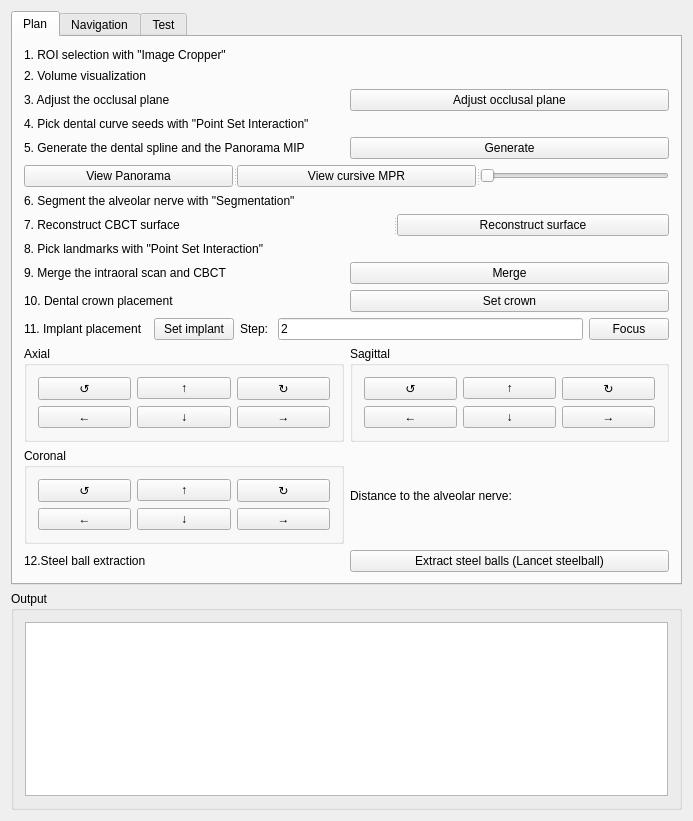
<?xml version="1.0" encoding="UTF-8"?>
<ui version="4.0">
 <class>DentalAccuracyControls</class>
 <widget class="QWidget" name="DentalAccuracyControls">
  <property name="geometry">
   <rect>
    <x>0</x>
    <y>0</y>
    <width>693</width>
    <height>821</height>
   </rect>
  </property>
  <property name="minimumSize">
   <size>
    <width>0</width>
    <height>0</height>
   </size>
  </property>
  <property name="windowTitle">
   <string>QmitkTemplate</string>
  </property>
  <layout class="QGridLayout" name="gridLayout_9">
   <item row="0" column="0">
    <widget class="QTabWidget" name="tabWidget">
     <property name="currentIndex">
      <number>0</number>
     </property>
     <widget class="QWidget" name="tab_2">
      <attribute name="title">
       <string>Plan</string>
      </attribute>
      <layout class="QGridLayout" name="gridLayout_8">
       <item row="0" column="0">
        <widget class="QLabel" name="label">
         <property name="text">
          <string>1. ROI selection with &quot;Image Cropper&quot;</string>
         </property>
        </widget>
       </item>
       <item row="1" column="0">
        <widget class="QLabel" name="label_12">
         <property name="text">
          <string>2. Volume visualization</string>
         </property>
        </widget>
       </item>
       <item row="2" column="0">
        <layout class="QHBoxLayout" name="horizontalLayout">
         <item>
          <widget class="QLabel" name="label_2">
           <property name="text">
            <string>3. Adjust the occlusal plane </string>
           </property>
          </widget>
         </item>
         <item>
          <widget class="QPushButton" name="pushButton_planeAdjust">
           <property name="text">
            <string>Adjust occlusal plane</string>
           </property>
          </widget>
         </item>
        </layout>
       </item>
       <item row="3" column="0">
        <widget class="QLabel" name="label_3">
         <property name="text">
          <string>4. Pick dental curve seeds with &quot;Point Set Interaction&quot;</string>
         </property>
        </widget>
       </item>
       <item row="4" column="0">
        <layout class="QHBoxLayout" name="horizontalLayout_2">
         <item>
          <widget class="QLabel" name="label_5">
           <property name="text">
            <string>5. Generate the dental spline and the Panorama MIP</string>
           </property>
          </widget>
         </item>
         <item>
          <widget class="QPushButton" name="pushButton_splineAndPanorama">
           <property name="text">
            <string>Generate</string>
           </property>
          </widget>
         </item>
        </layout>
       </item>
       <item row="5" column="0">
        <widget class="QSplitter" name="splitter_2">
         <property name="orientation">
          <enum>Qt::Horizontal</enum>
         </property>
         <widget class="QPushButton" name="pushButton_viewPano">
          <property name="text">
           <string>View Panorama</string>
          </property>
         </widget>
         <widget class="QPushButton" name="pushButton_viewCursiveMPR">
          <property name="text">
           <string>View cursive MPR</string>
          </property>
         </widget>
         <widget class="QSlider" name="horizontalSlider">
          <property name="enabled">
           <bool>false</bool>
          </property>
          <property name="orientation">
           <enum>Qt::Horizontal</enum>
          </property>
         </widget>
        </widget>
       </item>
       <item row="6" column="0">
        <widget class="QLabel" name="label_4">
         <property name="text">
          <string>6. Segment the alveolar nerve with &quot;Segmentation&quot;</string>
         </property>
        </widget>
       </item>
       <item row="7" column="0">
        <widget class="QSplitter" name="splitter">
         <property name="orientation">
          <enum>Qt::Horizontal</enum>
         </property>
         <widget class="QLabel" name="label_10">
          <property name="text">
           <string>7. Reconstruct CBCT surface</string>
          </property>
         </widget>
         <widget class="QPushButton" name="pushButton_CBCTreconstruct">
          <property name="text">
           <string>Reconstruct surface</string>
          </property>
         </widget>
        </widget>
       </item>
       <item row="8" column="0">
        <widget class="QLabel" name="label_6">
         <property name="text">
          <string>8. Pick landmarks with &quot;Point Set Interaction&quot; </string>
         </property>
        </widget>
       </item>
       <item row="9" column="0">
        <layout class="QHBoxLayout" name="horizontalLayout_3">
         <item>
          <widget class="QLabel" name="label_7">
           <property name="text">
            <string>9. Merge the intraoral scan and CBCT </string>
           </property>
          </widget>
         </item>
         <item>
          <widget class="QPushButton" name="pushButton_iosCBCT">
           <property name="text">
            <string>Merge</string>
           </property>
          </widget>
         </item>
        </layout>
       </item>
       <item row="10" column="0">
        <layout class="QHBoxLayout" name="horizontalLayout_4">
         <item>
          <widget class="QLabel" name="label_8">
           <property name="text">
            <string>10. Dental crown placement  </string>
           </property>
          </widget>
         </item>
         <item>
          <widget class="QPushButton" name="pushButton_setCrown">
           <property name="text">
            <string>Set crown</string>
           </property>
          </widget>
         </item>
        </layout>
       </item>
       <item row="11" column="0">
        <layout class="QHBoxLayout" name="horizontalLayout_5">
         <item>
          <widget class="QLabel" name="label_9">
           <property name="text">
            <string>11. Implant placement  </string>
           </property>
          </widget>
         </item>
         <item>
          <widget class="QPushButton" name="pushButton_setImplant">
           <property name="text">
            <string>Set implant</string>
           </property>
          </widget>
         </item>
         <item>
          <widget class="QLabel" name="label_17">
           <property name="text">
            <string>Step: </string>
           </property>
          </widget>
         </item>
         <item>
          <widget class="QLineEdit" name="lineEdit_stepSize">
           <property name="text">
            <string>2</string>
           </property>
          </widget>
         </item>
         <item>
          <widget class="QPushButton" name="pushButton_implantFocus">
           <property name="text">
            <string>Focus</string>
           </property>
          </widget>
         </item>
        </layout>
       </item>
       <item row="12" column="0">
        <layout class="QGridLayout" name="gridLayout_7">
         <item row="1" column="0">
          <widget class="QGroupBox" name="groupBox_4">
           <property name="title">
            <string>Coronal</string>
           </property>
           <layout class="QGridLayout" name="gridLayout_5">
            <item row="0" column="0">
             <widget class="QPushButton" name="pushButton_counter_cor">
              <property name="text">
               <string>↺</string>
              </property>
             </widget>
            </item>
            <item row="0" column="1">
             <widget class="QPushButton" name="pushButton_U_cor">
              <property name="text">
               <string>↑</string>
              </property>
             </widget>
            </item>
            <item row="0" column="2">
             <widget class="QPushButton" name="pushButton_clock_cor">
              <property name="text">
               <string>↻</string>
              </property>
             </widget>
            </item>
            <item row="1" column="0">
             <widget class="QPushButton" name="pushButton_L_cor">
              <property name="text">
               <string>←</string>
              </property>
             </widget>
            </item>
            <item row="1" column="1">
             <widget class="QPushButton" name="pushButton_D_cor">
              <property name="text">
               <string>↓</string>
              </property>
             </widget>
            </item>
            <item row="1" column="2">
             <widget class="QPushButton" name="pushButton_R_cor">
              <property name="text">
               <string>→</string>
              </property>
             </widget>
            </item>
           </layout>
          </widget>
         </item>
         <item row="1" column="1">
          <widget class="QLabel" name="label_nerveDistance">
           <property name="text">
            <string>Distance to the alveolar nerve: </string>
           </property>
          </widget>
         </item>
         <item row="0" column="0">
          <widget class="QGroupBox" name="groupBox_2">
           <property name="title">
            <string>Axial</string>
           </property>
           <layout class="QGridLayout" name="gridLayout_3">
            <item row="0" column="0">
             <widget class="QPushButton" name="pushButton_counter_ax">
              <property name="text">
               <string>↺</string>
              </property>
             </widget>
            </item>
            <item row="0" column="1">
             <widget class="QPushButton" name="pushButton_U_ax">
              <property name="text">
               <string>↑</string>
              </property>
             </widget>
            </item>
            <item row="0" column="2">
             <widget class="QPushButton" name="pushButton_clock_ax">
              <property name="text">
               <string>↻</string>
              </property>
             </widget>
            </item>
            <item row="1" column="0">
             <widget class="QPushButton" name="pushButton_L_ax">
              <property name="text">
               <string>←</string>
              </property>
             </widget>
            </item>
            <item row="1" column="1">
             <widget class="QPushButton" name="pushButton_D_ax">
              <property name="text">
               <string>↓</string>
              </property>
             </widget>
            </item>
            <item row="1" column="2">
             <widget class="QPushButton" name="pushButton_R_ax">
              <property name="text">
               <string>→</string>
              </property>
             </widget>
            </item>
           </layout>
          </widget>
         </item>
         <item row="0" column="1">
          <widget class="QGroupBox" name="groupBox_3">
           <property name="title">
            <string>Sagittal</string>
           </property>
           <layout class="QGridLayout" name="gridLayout_4">
            <item row="0" column="0">
             <widget class="QPushButton" name="pushButton_counter_sag">
              <property name="text">
               <string>↺</string>
              </property>
             </widget>
            </item>
            <item row="0" column="1">
             <widget class="QPushButton" name="pushButton_U_sag">
              <property name="text">
               <string>↑</string>
              </property>
             </widget>
            </item>
            <item row="0" column="2">
             <widget class="QPushButton" name="pushButton_clock_sag">
              <property name="text">
               <string>↻</string>
              </property>
             </widget>
            </item>
            <item row="1" column="0">
             <widget class="QPushButton" name="pushButton_L_sag">
              <property name="text">
               <string>←</string>
              </property>
             </widget>
            </item>
            <item row="1" column="1">
             <widget class="QPushButton" name="pushButton_D_sag">
              <property name="text">
               <string>↓</string>
              </property>
             </widget>
            </item>
            <item row="1" column="2">
             <widget class="QPushButton" name="pushButton_R_sag">
              <property name="text">
               <string>→</string>
              </property>
             </widget>
            </item>
           </layout>
          </widget>
         </item>
        </layout>
       </item>
       <item row="13" column="0">
        <layout class="QHBoxLayout" name="horizontalLayout_6">
         <item>
          <widget class="QLabel" name="label_14">
           <property name="text">
            <string>12.Steel ball extraction</string>
           </property>
          </widget>
         </item>
         <item>
          <widget class="QPushButton" name="pushButton_steelballExtract">
           <property name="text">
            <string>Extract steel balls (Lancet steelball)</string>
           </property>
          </widget>
         </item>
        </layout>
       </item>
      </layout>
     </widget>
     <widget class="QWidget" name="tab">
      <attribute name="title">
       <string>Navigation</string>
      </attribute>
      <widget class="QPushButton" name="pushButton_imageRegis">
       <property name="enabled">
        <bool>false</bool>
       </property>
       <property name="geometry">
        <rect>
         <x>9</x>
         <y>280</y>
         <width>241</width>
         <height>23</height>
        </rect>
       </property>
       <property name="text">
        <string>Image Registration (Lancet way regis)</string>
       </property>
      </widget>
      <widget class="QPushButton" name="pushButton_startNavi">
       <property name="geometry">
        <rect>
         <x>9</x>
         <y>497</y>
         <width>104</width>
         <height>23</height>
        </rect>
       </property>
       <property name="text">
        <string>Start navigation</string>
       </property>
      </widget>
      <widget class="QPushButton" name="pushButton_calibrateDrill">
       <property name="geometry">
        <rect>
         <x>9</x>
         <y>309</y>
         <width>140</width>
         <height>23</height>
        </rect>
       </property>
       <property name="text">
        <string>Calibrate Dental Drill</string>
       </property>
      </widget>
      <widget class="QWidget" name="layoutWidget">
       <property name="geometry">
        <rect>
         <x>9</x>
         <y>9</y>
         <width>199</width>
         <height>278</height>
        </rect>
       </property>
       <layout class="QGridLayout" name="gridLayout_2">
        <item row="1" column="0">
         <widget class="QGroupBox" name="groupBox_6">
          <property name="title">
           <string>NDI tool status</string>
          </property>
          <layout class="QGridLayout" name="gridLayout_6">
           <item row="0" column="0">
            <widget class="QmitkToolTrackingStatusWidget" name="m_StatusWidgetVegaToolToShow" native="true">
             <property name="minimumSize">
              <size>
               <width>0</width>
               <height>200</height>
              </size>
             </property>
             <property name="maximumSize">
              <size>
               <width>16777215</width>
               <height>50</height>
              </size>
             </property>
            </widget>
           </item>
          </layout>
         </widget>
        </item>
        <item row="0" column="0">
         <layout class="QHBoxLayout" name="horizontalLayout_7">
          <item>
           <widget class="QLabel" name="label_11">
            <property name="text">
             <string>NDI camera:</string>
            </property>
           </widget>
          </item>
          <item>
           <widget class="QPushButton" name="pushButton_connectVega">
            <property name="text">
             <string>Connect</string>
            </property>
           </widget>
          </item>
          <item>
           <spacer name="horizontalSpacer">
            <property name="orientation">
             <enum>Qt::Horizontal</enum>
            </property>
            <property name="sizeHint" stdset="0">
             <size>
              <width>40</width>
              <height>20</height>
             </size>
            </property>
           </spacer>
          </item>
         </layout>
        </item>
       </layout>
      </widget>
      <widget class="QWidget" name="layoutWidget">
       <property name="geometry">
        <rect>
         <x>9</x>
         <y>338</y>
         <width>319</width>
         <height>30</height>
        </rect>
       </property>
       <layout class="QHBoxLayout" name="horizontalLayout_10">
        <item>
         <widget class="QPushButton" name="pushButton_collectDitch">
          <property name="text">
           <string>Collect ditch point</string>
          </property>
         </widget>
        </item>
        <item>
         <widget class="QPushButton" name="pushButton_resetImageRegis">
          <property name="text">
           <string>Reset</string>
          </property>
         </widget>
        </item>
        <item>
         <layout class="QHBoxLayout" name="horizontalLayout_9">
          <item>
           <widget class="QLabel" name="label_15">
            <property name="layoutDirection">
             <enum>Qt::LeftToRight</enum>
            </property>
            <property name="text">
             <string>0</string>
            </property>
            <property name="alignment">
             <set>Qt::AlignRight|Qt::AlignTrailing|Qt::AlignVCenter</set>
            </property>
           </widget>
          </item>
          <item>
           <widget class="QLabel" name="label_16">
            <property name="text">
             <string>/ 10</string>
            </property>
           </widget>
          </item>
         </layout>
        </item>
       </layout>
      </widget>
      <widget class="QSplitter" name="splitter_3">
       <property name="geometry">
        <rect>
         <x>20</x>
         <y>370</y>
         <width>501</width>
         <height>31</height>
        </rect>
       </property>
       <property name="orientation">
        <enum>Qt::Horizontal</enum>
       </property>
       <widget class="QPushButton" name="pushButton_imageRegisNew">
        <property name="text">
         <string>Register Image (Runyes)</string>
        </property>
       </widget>
       <widget class="QLabel" name="label_18">
        <property name="text">
         <string>Max error: </string>
        </property>
       </widget>
       <widget class="QLineEdit" name="lineEdit_maxError">
        <property name="text">
         <string>NaN</string>
        </property>
       </widget>
       <widget class="QLabel" name="label_19">
        <property name="text">
         <string>Avg error: </string>
        </property>
       </widget>
       <widget class="QLineEdit" name="lineEdit_avgError">
        <property name="text">
         <string>NaN</string>
        </property>
       </widget>
      </widget>
     </widget>
     <widget class="QWidget" name="tab_3">
      <attribute name="title">
       <string>Test</string>
      </attribute>
      <widget class="QPushButton" name="pushButton_genSplineAndAppend">
       <property name="enabled">
        <bool>true</bool>
       </property>
       <property name="geometry">
        <rect>
         <x>70</x>
         <y>20</y>
         <width>221</width>
         <height>23</height>
        </rect>
       </property>
       <property name="text">
        <string>Append splines to form surface</string>
       </property>
      </widget>
      <widget class="QWidget" name="layoutWidget">
       <property name="geometry">
        <rect>
         <x>70</x>
         <y>70</y>
         <width>287</width>
         <height>30</height>
        </rect>
       </property>
       <layout class="QHBoxLayout" name="horizontalLayout_8">
        <item>
         <widget class="QLabel" name="label_13">
          <property name="text">
           <string>Pset name:</string>
          </property>
         </widget>
        </item>
        <item>
         <widget class="QLineEdit" name="lineEdit"/>
        </item>
        <item>
         <widget class="QPushButton" name="pushButton_GenSeeds">
          <property name="text">
           <string>Generate Pset</string>
          </property>
         </widget>
        </item>
       </layout>
      </widget>
      <widget class="QWidget" name="layoutWidget">
       <property name="geometry">
        <rect>
         <x>90</x>
         <y>170</y>
         <width>301</width>
         <height>47</height>
        </rect>
       </property>
       <layout class="QGridLayout" name="gridLayout_10">
        <item row="0" column="0">
         <widget class="QRadioButton" name="radioButton_fixExit">
          <property name="text">
           <string>Fix exit</string>
          </property>
          <property name="checked">
           <bool>true</bool>
          </property>
         </widget>
        </item>
        <item row="0" column="1" rowspan="2">
         <widget class="QPushButton" name="pushButton_testMoveImplant">
          <property name="text">
           <string>Update implant position</string>
          </property>
         </widget>
        </item>
        <item row="1" column="0">
         <widget class="QRadioButton" name="radioButton_fixEntry">
          <property name="text">
           <string>Fix entry</string>
          </property>
         </widget>
        </item>
       </layout>
      </widget>
     </widget>
    </widget>
   </item>
   <item row="1" column="0">
    <widget class="QGroupBox" name="groupBox">
     <property name="title">
      <string>Output</string>
     </property>
     <layout class="QGridLayout" name="gridLayout">
      <item row="0" column="0">
       <widget class="QTextBrowser" name="textBrowser"/>
      </item>
     </layout>
    </widget>
   </item>
  </layout>
 </widget>
 <layoutdefault spacing="6" margin="11"/>
 <customwidgets>
  <customwidget>
   <class>QmitkToolTrackingStatusWidget</class>
   <extends>QWidget</extends>
   <header location="global">QmitkToolTrackingStatusWidget.h</header>
   <container>1</container>
  </customwidget>
 </customwidgets>
 <resources/>
 <connections/>
</ui>
